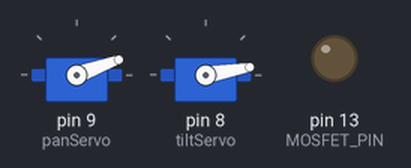
The sketch below on a simulated Arduino Uno, built with avr-gcc and run on an emulated ATmega328P. On the bench: 2 × servo, output pins drawn as LEDs (lit = HIGH).

Above: at 0.05 s.
At 2.0 s:
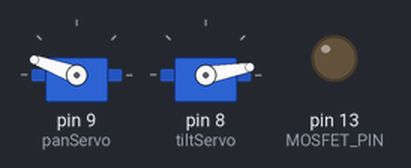
At 2.95 s:
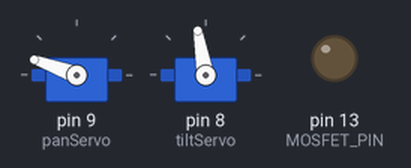
At 3.95 s:
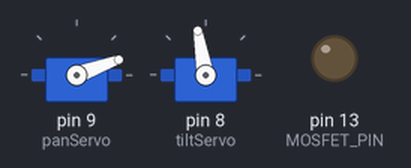
At 5.95 s:
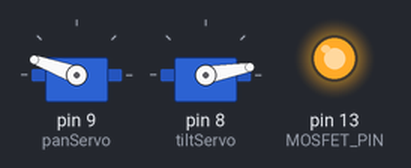
At 7.95 s:
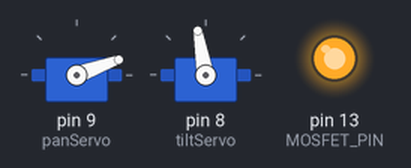
Timing chart, 0 to 10.4 s (numbered marks = the images above):
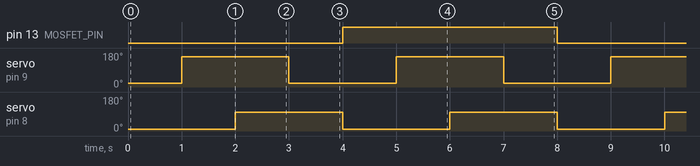

Measured:
- by itself, pin 13 (MOSFET_PIN): alternates HIGH for 4.0 s and LOW for 4.0 s
- by itself, servo on pin 9 (panServo): alternates 160° for 2.0 s and 20° for 2.0 s
- by itself, servo on pin 8 (tiltServo): alternates 100° for 2.0 s and 10° for 2.0 s

The sketch:

orbitWithMosfet.ino
```cpp
//Dec 2020 Mark Gilliland

void setup() {
  // put your setup code here, to run once:
  Serial.begin(115200);
  initServos();
}

void loop() {
//  if(Serial.available()){
//    String newCommand = Serial.readStringUntil('\n');
//    if(newCommand.startsWith("POS")){//POS pan tlt
//      String panStr = newCommand.substring(4, 7);
//      String tiltStr = newCommand.substring(8, 11);
//      uint16_t panInt = panStr.toInt();
//      uint16_t tiltInt = tiltStr.toInt();
//
//      writePanUnits(panInt);
//      writeTiltUnits(tiltInt);
//    }
//  }
  for(uint8_t i = 0; i < 2; i++){
    enableServos(i);

    writeTiltServo(0);
    writePanServo(0);

    delay(1000);

    writeTiltServo(0);
    writePanServo(1000);

    delay(1000);

    writeTiltServo(1000);
    writePanServo(1000);

    delay(1000);

    writeTiltServo(1000);
    writePanServo(0);

    delay(1000);
  }

}
```

servoControl.ino
```cpp
#include <Servo.h>

Servo panServo;
Servo tiltServo;

const uint8_t MOSFET_PIN = 13;

const uint8_t PAN_SERVO_MAX = 160;
const uint8_t PAN_SERVO_MIN = 20;
const uint8_t PAN_SERVO_CENTER = 90;
const int16_t PAN_SERVO_SENSITIVITY = int(500/max(PAN_SERVO_CENTER-PAN_SERVO_MIN, PAN_SERVO_MAX-PAN_SERVO_CENTER));

const uint8_t TILT_SERVO_MAX = 100;
const uint8_t TILT_SERVO_MIN = 10;
const uint8_t TILT_SERVO_CENTER = 50;
const int16_t TILT_SERVO_SENSITIVITY = int(500/max(TILT_SERVO_CENTER-TILT_SERVO_MIN, TILT_SERVO_MAX-TILT_SERVO_CENTER));

void initServos(){
  pinMode(MOSFET_PIN, OUTPUT);
  digitalWrite(MOSFET_PIN, LOW);

  panServo.attach(9);
  tiltServo.attach(8);
  writePanUnits(500);
  writeTiltUnits(500);
}

void enableServos(uint8_t state){
  digitalWrite(MOSFET_PIN, state);
}

void writePanUnits(int16_t val){
  //Tilt servo in integer, 500 is centered, 0 is min, 999 is max
  writePanServo(((val-500)/PAN_SERVO_SENSITIVITY) + PAN_SERVO_CENTER);
}

void writeTiltUnits(int16_t val){
  //Tilt servo in integer, 500 is centered, 0 is min, 999 is max
  writeTiltServo(((val-500)/TILT_SERVO_SENSITIVITY) + TILT_SERVO_CENTER);
}

void writeTiltServo(uint8_t pos){
  if(pos < TILT_SERVO_MIN){
    pos = TILT_SERVO_MIN;
  }
  else if(pos > TILT_SERVO_MAX){
    pos = TILT_SERVO_MAX;
  }
  tiltServo.write(pos);
}

void writePanServo(uint8_t pos){
  if(pos < PAN_SERVO_MIN){
    pos = PAN_SERVO_MIN;
  }
  else if(pos > PAN_SERVO_MAX){
    pos = PAN_SERVO_MAX;
  }
  panServo.write(pos);
}
```
